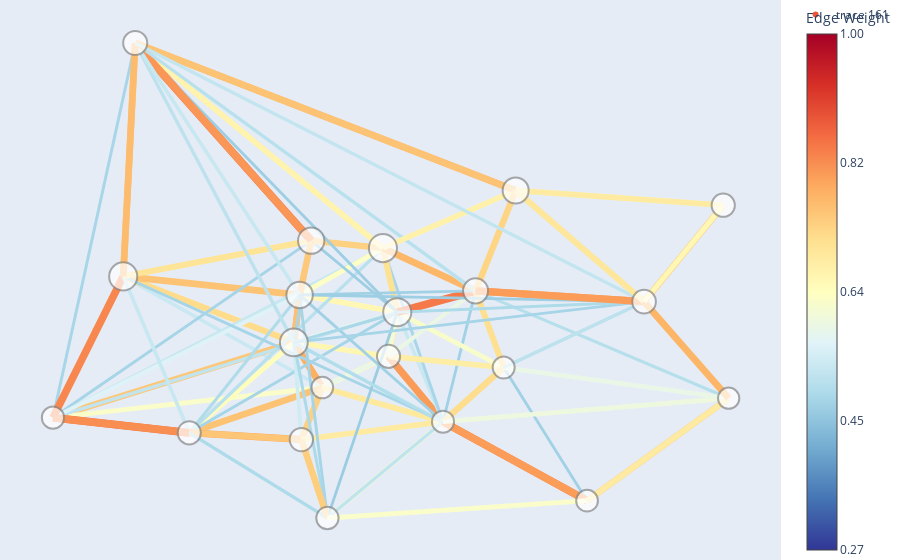

Notebook cell for this chart:
### Code cell
G, trip_counts = define_graph(filtered_df, remove_weak_edges=True, threshold=0.27)
G = update_node_sizes(G, income, var_of_interest_2)
positions = get_positions(gdf)
edge_widths = set_art(G, 0.1)
plotly_graph(G, positions, edge_widths, var_of_interest_2, node_size_scale=0.7)
